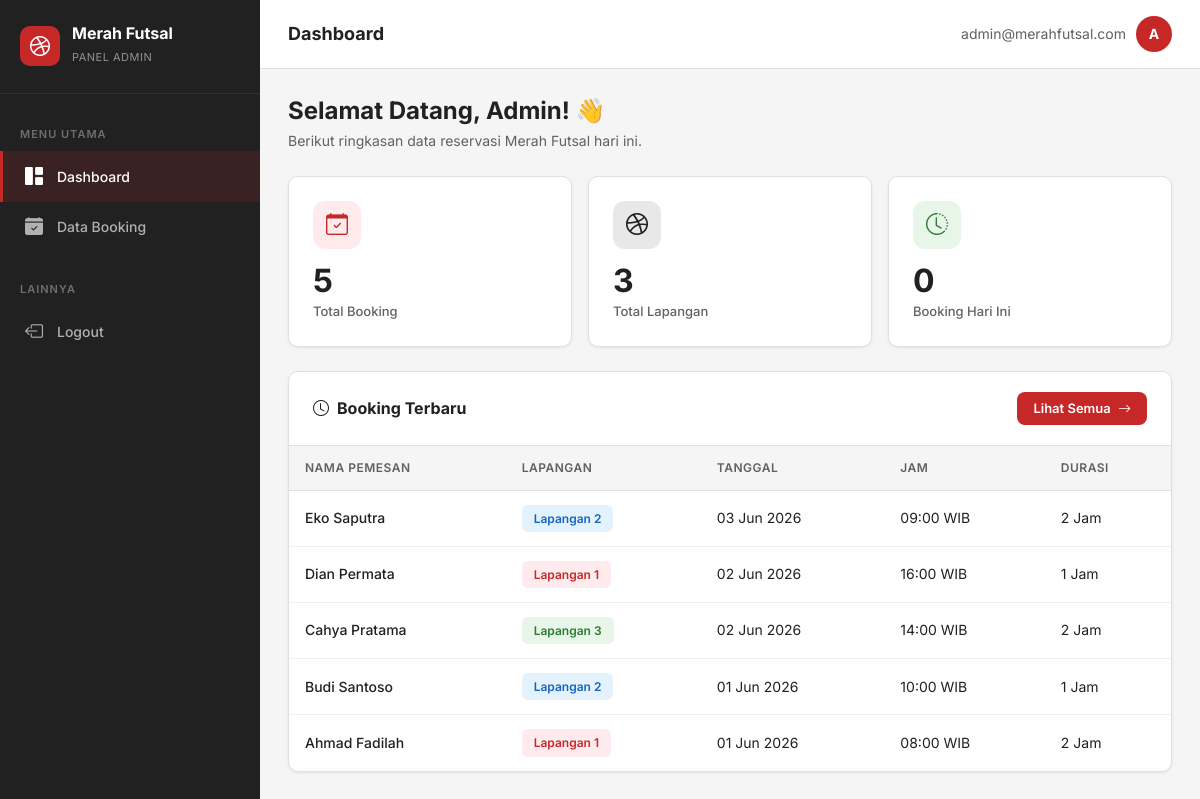
Screenshot of /dashboard.php (signed in) with the database file from the repository.
### tables this page shows
CREATE TABLE IF NOT EXISTS booking (
    id_booking INT AUTO_INCREMENT PRIMARY KEY,
    nama_pemesan VARCHAR(100) NOT NULL,
    no_hp VARCHAR(20) NOT NULL,
    lapangan VARCHAR(50) NOT NULL,
    tanggal_main DATE NOT NULL,
    jam_main TIME NOT NULL,
    durasi INT NOT NULL COMMENT 'Durasi dalam jam'
);

### dashboard.php (the view, shortened to what this page needs)
<?php
include 'config/database.php';
$query_booking = "SELECT COUNT(*) as total FROM booking";
$result_booking = mysqli_query($conn, $query_booking);
$total_booking  = mysqli_fetch_assoc($result_booking)['total'];
$total_lapangan = 3;
$today = date('Y-m-d');
$query_today = "SELECT COUNT(*) as total FROM booking WHERE tanggal_main = '$today'";
$result_today = mysqli_query($conn, $query_today);
$booking_hari_ini = mysqli_fetch_assoc($result_today)['total'];
$query_terbaru = "SELECT * FROM booking ORDER BY id_booking DESC LIMIT 5";
$result_terbaru = mysqli_query($conn, $query_terbaru);
include 'includes/header.php';
?>
<div class="app-wrapper">
    <?php include 'includes/sidebar.php'; ?>
    <div class="main-content">
        <div class="topbar">
            <div class="d-flex align-items-center gap-3">
                <span class="page-title">Dashboard</span>
            </div>
            <div class="admin-info">
                <span class="d-none d-sm-inline"><?= $_SESSION['admin_email'] ?></span>
                <div class="admin-avatar">A</div>
            </div>
        </div>
        <div class="content-area">
            <div class="mb-4">
                <h4 style="font-weight: 700; color: var(--abu-gelap); margin-bottom: 4px;">
                    Selamat Datang, Admin! 👋
                </h4>
                <p style="color: var(--abu-medium); font-size: 14px; margin: 0;">
                    Berikut ringkasan data reservasi Merah Futsal hari ini.
                </p>
            </div>
            <div class="row g-3 mb-4">
                <div class="col-md-4">
                    <div class="stat-card">
                        <div class="stat-icon icon-merah">
                            <i class="bi bi-calendar-check"></i>
                        </div>
                        <div class="stat-value"><?= $total_booking ?></div>
                        <div class="stat-label">Total Booking</div>
                    </div>
                </div>
                <div class="col-md-4">
                    <div class="stat-card">
                        <div class="stat-icon icon-dark">
                            <i class="bi bi-dribbble"></i>
                        </div>
                        <div class="stat-value"><?= $total_lapangan ?></div>
                        <div class="stat-label">Total Lapangan</div>
                    </div>
                </div>
                <div class="col-md-4">
                    <div class="stat-card">
                        <div class="stat-icon icon-green">
                            <i class="bi bi-clock-history"></i>
                        </div>
                        <div class="stat-value"><?= $booking_hari_ini ?></div>
                        <div class="stat-label">Booking Hari Ini</div>
                    </div>
                </div>
            </div>
            <div class="data-card">
                <div class="data-card-header">
                    <h5><i class="bi bi-clock me-2"></i>Booking Terbaru</h5>
                    <a href="booking.php" class="btn btn-merah btn-sm" style="font-size: 13px; padding: 7px 16px;">
                        Lihat Semua <i class="bi bi-arrow-right ms-1"></i>
                    </a>
                </div>
                <div class="data-card-body">
                    <div class="table-responsive">
                        <table class="table-merah">
                            <thead>
                                <tr>
                                    <th>Nama Pemesan</th>
                                    <th>Lapangan</th>
                                    <th>Tanggal</th>
                                    <th>Jam</th>
                                    <th>Durasi</th>
                                </tr>
                            </thead>
                            <tbody>
                                <?php if (mysqli_num_rows($result_terbaru) > 0): ?>
                                    <?php while ($row = mysqli_fetch_assoc($result_terbaru)): ?>
                                        <tr>
                                            <td style="font-weight: 500;"><?= htmlspecialchars($row['nama_pemesan']) ?></td>
                                            <td>
                                                <?php
                                                    $badge_class = 'badge-lap1';
                                                    if ($row['lapangan'] == 'Lapangan 2') $badge_class = 'badge-lap2';
                                                    if ($row['lapangan'] == 'Lapangan 3') $badge_class = 'badge-lap3';
                                                ?>
                                                <span class="badge-lapangan <?= $badge_class ?>">
                                                    <?= htmlspecialchars($row['lapangan']) ?>
                                                </span>
                                            </td>
                                            <td><?= date('d M Y', strtotime($row['tanggal_main'])) ?></td>
                                            <td><?= date('H:i', strtotime($row['jam_main'])) ?> WIB</td>
                                            <td><?= $row['durasi'] ?> Jam</td>
                                        </tr>
                                    <?php endwhile; ?>
                                <?php endif; ?>
                            </tbody>
                        </table>
                    </div>
                </div>
            </div>
        </div>
    </div>
</div>
<?php include 'includes/footer.php'; ?>

### includes/header.php (shortened to what this page needs)
<!DOCTYPE html>
<html lang="id">
<head>
    <link href="https://cdn.jsdelivr.net/npm/bootstrap@5.3.3/dist/css/bootstrap.min.css" rel="stylesheet">
    <link href="https://cdn.jsdelivr.net/npm/bootstrap-icons@1.11.3/font/bootstrap-icons.css" rel="stylesheet">
    <link href="assets/css/style.css" rel="stylesheet">
</head>
<body>

### includes/sidebar.php (shortened to what this page needs)
<nav class="sidebar" id="sidebar">
    <div class="sidebar-brand">
        <div class="brand-icon">
            <i class="bi bi-dribbble"></i>
        </div>
        <div class="brand-text">
            <h5>Merah Futsal</h5>
            <small>Panel Admin</small>
        </div>
    </div>
    <div class="sidebar-menu">
        <div class="menu-label">Menu Utama</div>
        <a href="dashboard.php" class="menu-item <?= basename($_SERVER['PHP_SELF']) == 'dashboard.php' ? 'active' : '' ?>">
            <i class="bi bi-grid-1x2-fill"></i>
            <span>Dashboard</span>
        </a>
        <a href="booking.php" class="menu-item <?= (basename($_SERVER['PHP_SELF']) == 'booking.php' || basename($_SERVER['PHP_SELF']) == 'tambah_booking.php' || basename($_SERVER['PHP_SELF']) == 'edit_booking.php') ? 'active' : '' ?>">
            <i class="bi bi-calendar-check-fill"></i>
            <span>Data Booking</span>
        </a>
        <div class="menu-label" style="margin-top: 20px;">Lainnya</div>
        <a href="logout.php" class="menu-item">
            <i class="bi bi-box-arrow-left"></i>
            <span>Logout</span>
        </a>
    </div>
</nav>

### includes/footer.php (shortened to what this page needs)
</body>
</html>

### rows the page displays
booking: nama_pemesan "Eko Saputra", lapangan "Lapangan 2", tanggal_main "03 Jun 2026", jam_main "09:00", durasi "2"
booking: nama_pemesan "Dian Permata", lapangan "Lapangan 1", tanggal_main "02 Jun 2026", jam_main "16:00", durasi "1"
booking: nama_pemesan "Cahya Pratama", lapangan "Lapangan 3", tanggal_main "02 Jun 2026", jam_main "14:00", durasi "2"
booking: nama_pemesan "Budi Santoso", lapangan "Lapangan 2", tanggal_main "01 Jun 2026", jam_main "10:00", durasi "1"
booking: nama_pemesan "Ahmad Fadilah", lapangan "Lapangan 1", tanggal_main "01 Jun 2026", jam_main "08:00", durasi "2"

### other values shown
$_SESSION['admin_email'] "admin@merahfutsal.com"
$total_booking "5"
$total_lapangan "3"
$booking_hari_ini "0"
